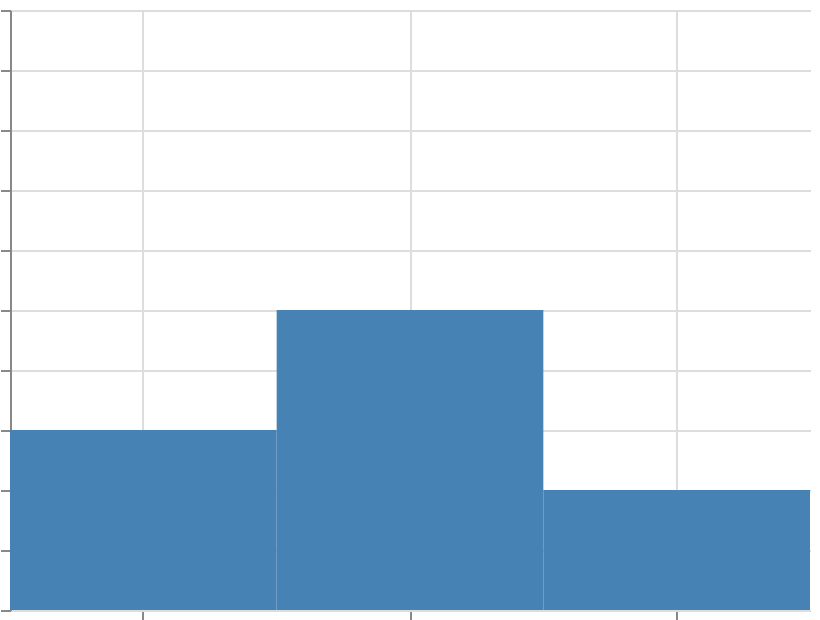

The specification (Vega-Lite) saved for this image:
### Vega specification from a JSON file in a GitHub repository (floating-point values rounded to 4 significant figures)
{"$schema": "https://vega.github.io/schema/vega/v6.json", "width": 400, "height": 300, "padding": 5, "autosize": "none", "data": [{"name": "table", "values": [{"cat": "A", "val": 3}, {"cat": "B", "val": 5}, {"cat": "C", "val": 2}]}], "scales": [{"name": "x", "type": "band", "domain": {"data": "table", "field": "cat", "sort": true}, "range": "width"}, {"name": "y", "type": "linear", "domain": {"data": "table", "field": "val"}, "domainMin": 0, "domainMax": 10, "range": [{"signal": "height"}, 0]}], "marks": [{"type": "rect", "from": {"data": "table"}, "encode": {"update": {"x": {"scale": "x", "field": "cat"}, "width": {"scale": "x", "band": 1}, "y": {"scale": "y", "field": "val"}, "y2": {"scale": "y", "value": 0}, "fill": {"value": "steelblue"}}}}], "axes": [{"scale": "x", "orient": "bottom", "grid": true, "labels": false}, {"scale": "y", "orient": "left", "grid": true, "labels": false}]}
